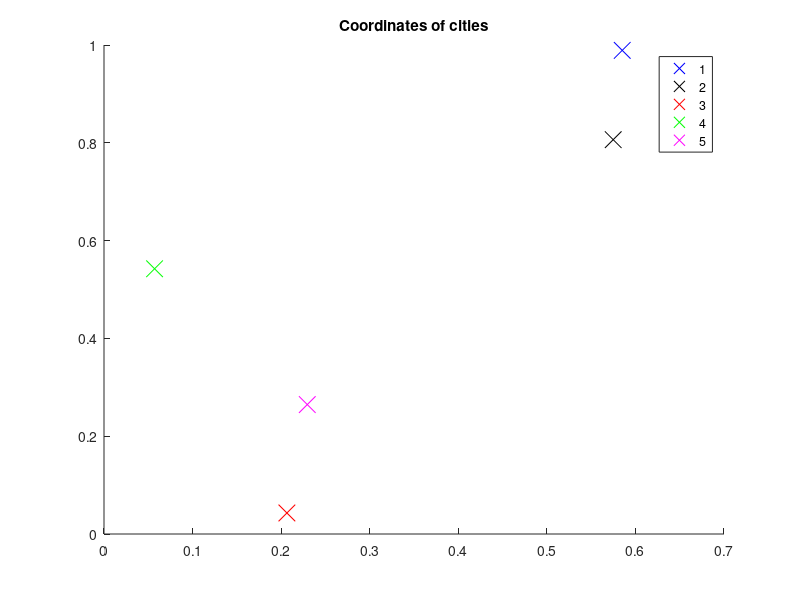

MATLAB code for this plot: (Note: this script raises an error after producing the figure.)
%% Initialize coordinates of cities
%n=input('number of cities:');
clc;
close all;
clear all;


n=5;
% city=rand(n,2); % random init of coordinates of cities
                % 'city' matrix and 'n' can be provided explicitly instead 
                % of random init of coordinates of cities
% city =[0.0640    0.4192;
%     0.5628    0.9510;
%     0.8773    0.9927;
%     0.3052    0.1991;
%     0.6523    0.8703;
%     0.2235    0.6982;
%     0.0350    0.2255;
%     0.6443    0.6001;
%     0.5395    0.0192;
%     0.9961    0.7132];
                
city =[0.5851    0.9890;
0.5749    0.8064;
0.2065    0.0430;
0.0571    0.5424;
0.2295    0.2647];

order = [1 2 3 5 4];
% city =[0.2458    0.5678;
%     0.6762    0.6130;
%     0.2613    0.8070;
%     0.9615    0.8808;
%     0.4976    0.1600;
%     0.4278    0.0892];

% city =[0.7641    0.6762;
%      0.8    0.6058;
%      0.1253    0.8635;
%      0.3645    0.2920];

% city =[0.5235    0.8300;
%         0.9708    0.4900;
%         0.4387    0.7674;
%         0.8119    0.0133;
%         0.8961    0.3485];                

l=0;
a=(2*pi)/n;
figure(1);
hold on;
plot(city(1,1),city(1,2),'bx','MarkerSize',12);
plot(city(2,1),city(2,2),'kx','MarkerSize',12);
plot(city(3,1),city(3,2),'rx','MarkerSize',12);
plot(city(4,1),city(4,2),'gx','MarkerSize',12);
plot(city(5,1),city(5,2),'mx','MarkerSize',12);
% plot(city(6,1),city(6,2),'yx','MarkerSize',12);
% 
% plot(city(7,1),city(7,2),'b*','MarkerSize',12);
% plot(city(8,1),city(8,2),'k*','MarkerSize',12);
% plot(city(9,1),city(9,2),'r*','MarkerSize',12);
% plot(city(10,1),city(10,2),'g*','MarkerSize',12);

legend('1','2','3','4','5');
title('Coordinates of cities');
hold off;

runs=1;
L_hist=zeros(runs,1);

ap=1;
Cv=0.4;     % Value of parameter C
kv=0.1;     % Value of parameter k
R = 1;
r = 0.5;
%% testing arena!!
% theta=2*pi*rand(n,2);
%         %z=complex(mag.*cos(theta),mag.*sin(theta));  % initializing z 
%         coord_x = (R + r.*cos(theta(:,1))).*cos(theta(:,2));
%         coord_y = (R + r.*cos(theta(:,1))).*sin(theta(:,2));
%         coord_z = r.*sin(theta(:,1));
%         coord_init= [coord_x coord_y coord_z];
% theta_z = complex(cos(theta),sin(theta));  
% i = 1;
% A = 1;
% d_L(i,1) = 2*A*theta_z(i,1)*((R - sqrt(coord_x(i).^2 + coord_y(i).^2))*(coord_x(i)*sin(theta(i,1)*cos(theta(i,2)) - coord_y(i)*sin(theta(i,1))*sin(theta(i,2)) - coord_z(i)*cos(theta(i,1))  )/(sqrt(coord_x(i)^2 + coord_y(i)^2))));
% 
% disp(d_L);

%%
res=zeros(size(kv,2),ap);
for w=1:ap,
    sp=zeros(size(kv,2),1);
    min_E=zeros(size(kv,2),1);
    for e=1:size(kv,2),
        for k=1:runs,
        disp(k);
        % Parameters initialization (o1, o2)
        %cart_coord = 2*rand(n,3);
        
        mag=2*rand(n,2);  
        theta=2*pi*rand(n,2);
        %z=complex(mag.*cos(theta),mag.*sin(theta));  % initializing z 
%         coord_x = (R + r.*cos(theta(:,1))).*cos(theta(:,2));
%         coord_y = (R + r.*cos(theta(:,1))).*sin(theta(:,2));
%         coord_z = r.*sin(theta(:,1));
%         coord_init= [coord_x coord_y coord_z];
%         coord = coord_init;
        theta_z = complex(mag.*cos(theta),mag.*sin(theta));
        iter=12000;   % total no. of iterations  12000
        fac1= 0.1;    % Noise Decay factor
        fac2 = 0.1;
        ann1 = 1 - 1e-3;
        ann2 = 1 - 1e-3;
        alpha=1e-2;  % delta t
        L_energy=zeros(iter,1);
        theta_e=zeros(iter,n);
        gr_L = ones(n, 2);


        %% Update of zj
        iter1 = 0;
        i = 0;
        while ( sum(max(abs(gr_L))) > 1e-2)
            i = i + 1;
            iter1 = iter1 + 1;
            tn=2*pi*rand(n,1);
            zn1=complex(cos(fac1*tn),sin(fac1*tn));
            fac1=ann1*fac1;
            zn2=complex(cos(fac2*tn),sin(fac2*tn));
            fac2=ann2*fac2;
            theta_z(:,1) =theta_z(:,1).*zn1;
            theta_z(:,2) =theta_z(:,2).*zn2;
            [L,gr_L2]= energy_3(city,theta_z(:,2),kv(e),Cv,l);
            a = 0;
            for j=1:n
                a=a+((abs(theta_z(j,1))^2)-1)^2;
                gr_L(j,1) = ((abs(theta_z(j,1))^2)-1)*theta_z(j,1);
            end
            L = L + 0.5*a;
            %[L,gr_L]=energy_torus(city,R, r, theta_z ,kv(e),l);
            L_energy(i)=L;
            gr_L(:,2) = gr_L2;
            for j=1:n
                theta_z(j,2)=theta_z(j,2)-alpha*gr_L(j,2);
                theta_z(j,1)=theta_z(j,1)-alpha*gr_L(j,1);
                theta_e(i,j)=theta_z(j,2);
            end
            disp(max(abs(gr_L)));
%             if(iter1 > 13000)
%                 disp('13000');
%                 break;
%             end                
        end
        
        
        %% Plotting evolution of energy L
        if (k<=2)
%             figure(2);
%             hold on;
%             plot(L_energy,'color',rand(1,3));
%             title('Evolution of L');
%             xlabel('Iterations');
%             ylabel('Energy L');
        end
        disp('Final L');
        disp(L);

        if (mod(k,1)==0)
            disp('gr');
            disp(gr_L);
        end
        L_hist(k)=round(L*10000)/(10000);
        
        end

    E=unique(L_hist);
    count=zeros(size(E,1),1);
    t=0;
    for i=1:size(E,1)
        if isnan(E(i))==0
            for j=1:size(L_hist,1),
                if L_hist(j)==E(i)
                    count(i)=count(i)+1;
                    t=t+1;
                end
            end
        end
    end
    disp([E,count])
    disp(t)     % total no.of non NaN final energy
    ind=find(isnan(E)==0);
    %figure(4);
    %bar(E(ind),count(ind)/t);
    %disp([E(ind),count(ind)]);
    %xlabel('Energy');
    %ylabel('Probability');

    i=find(E==min(E));
    disp('E=');
    disp(E);
    disp('min E=');
    disp(min(E));
    min_E(e)=min(E);
    sp(e)=count(i)/t;
    end

% figure(5);
% plot(kv,sp,'color',rand(1,3));
% disp('The success prob is');
% disp('C=');disp(Cv);
% disp('kv  sp min-E=');
% disp([kv',sp,min_E]);
% hold on;
% axis([0.4,2,0,1]);
% xlabel('Value of Parameter');ylabel('Success Probability');
res(:,w)=sp;
end

%% Plotting initial and final z on unit circle 
l=1;
[L,gr_L]=energy_torus(city,R, r, theta_z ,kv(e),l);

% figure(4);
% plot(real(z_e(1,1)),imag(z_e(1,1)), '*');
% hold on
% plot(real(z_e(1,:)),imag(z_e(1,:)));
disp('total iterations');
disp(iter1);
        

%axis([-1*a_l,a_l,-1*a_l,a_l]);

%% To view evolution of nodes 
figure(3);
x=0:0.01*pi:2*pi;
z1=complex(cos(x),sin(x));
plot(z1,'c:');
hold on;
a_l = 2*(R+r);
%axis([-1*a_l,a_l,-1*a_l,a_l]);
% pause(5);
% for k=1:500
%     %disp(k);
%     plot(z1,'c:');
%     plot(z_e(k,1),'bx','MarkerSize',12);
%     plot(z_e(k,2),'kx','MarkerSize',12);
%     plot(z_e(k,3),'rx','MarkerSize',12);
%     plot(z_e(k,4),'gx','MarkerSize',12);
%     plot(z_e(k,5),'mx','MarkerSize',12);
% 
%     %plot(z_e(k,6),'bo','MarkerSize',6);
%     %plot(z_e(k,7),'ko','MarkerSize',6);
%     %plot(z_e(k,8),'ro','MarkerSize',6);
%     %plot(z_e(k,9),'go','MarkerSize',6);
%     %plot(z_e(k,10),'mo','MarkerSize',6);
% 
%     %plot(z_e(k,11),'b*','MarkerSize',10);
%     %plot(z_e(k,12),'k*','MarkerSize',10);
%     %plot(z_e(k,13),'r*','MarkerSize',10);
%     %plot(z_e(k,14),'g*','MarkerSize',10);
%     %plot(z_e(k,15),'m*','MarkerSize',10);
% 
%     
% %     plot(z_init(1),'bo','MarkerSize',6);
% %     plot(z_init(2),'ko','MarkerSize',6);
% %     plot(z_init(3),'ro','MarkerSize',6);
% %     plot(z_init(4),'go','MarkerSize',6);
% %     plot(z_init(5),'mo','MarkerSize',6);
% %     
%     pause(1e-3);
%     plot(z_e(k,1),'wx','MarkerSize',12);
%     plot(z_e(k,2),'wx','MarkerSize',12);
%     plot(z_e(k,3),'wx','MarkerSize',12);
%     plot(z_e(k,4),'wx','MarkerSize',12);
%     plot(z_e(k,5),'wx','MarkerSize',12);
% 
%     %plot(z_e(k,6),'wo','MarkerSize',6);
%     %plot(z_e(k,7),'wo','MarkerSize',6);
%     %plot(z_e(k,8),'wo','MarkerSize',6);
%     %plot(z_e(k,9),'wo','MarkerSize',6);
%     %plot(z_e(k,10),'wo','MarkerSize',6);
% 
%     %plot(z_e(k,11),'w*','MarkerSize',10);
%     %plot(z_e(k,12),'w*','MarkerSize',10);
%     %plot(z_e(k,13),'w*','MarkerSize',10);
%     %plot(z_e(k,14),'w*','MarkerSize',10);
%     %plot(z_e(k,15),'w*','MarkerSize',10);
% 
% end
parm = 2;
% plot(real(theta_e(end,1)),imag(theta_e(end,1)),'bx','MarkerSize',14);
% plot(real(theta_e(end,2)),imag(theta_e(end,2)),'kx','MarkerSize',14);
% plot(real(theta_e(end,3)),imag(theta_e(end,3)),'rx','MarkerSize',14);
% plot(real(theta_e(end,4)),imag(theta_e(end,4)),'gx','MarkerSize',14);
% plot(real(theta_e(end,5)),imag(theta_e(end,5)),'mx','MarkerSize',14);
plot(real(theta_z(1,parm)),imag(theta_z(1,parm)),'bx','MarkerSize',14);
plot(real(theta_z(2,parm)),imag(theta_z(2,parm)),'kx','MarkerSize',14);
plot(real(theta_z(3,parm)),imag(theta_z(3,parm)),'rx','MarkerSize',14);
plot(real(theta_z(4,parm)),imag(theta_z(4,parm)),'gx','MarkerSize',14);
plot(real(theta_z(5,parm)),imag(theta_z(5,parm)),'mx','MarkerSize',14);
%hold on;
% plot(real(z_e(end,6)),imag(z_e(end,6)),'yx','MarkerSize',14);
% 
% plot(real(z_e(end,7)),imag(z_e(end,7)),'b*','MarkerSize',14);
% plot(real(z_e(end,8)),imag(z_e(end,8)),'k*','MarkerSize',14);
% plot(real(z_e(end,9)),imag(z_e(end,9)),'r*','MarkerSize',14);
% plot(real(z_e(end,10)),imag(z_e(end,10)),'g*','MarkerSize',14);

%disp(angle(theta_z(:,2)));
[sort_ang, sort_ind] = sort(angle(theta_z(:,2)));
%disp(sort_ang);
%disp(sort_ind);
b_ind = find(order == sort_ind(1));
b_ind = rem(b_ind, n) + 1;
corr = 1;
for i = 2:n
    if (sort_ind(i) ~= order(b_ind))
        corr = 0;
        break        
    end
    b_ind = rem(b_ind, n) + 1;   
end

disp('corr');
disp(corr);
%% Roots of unity
plot(complex(cos(a*0),sin(a*0)),'ko','MarkerSize',4);
plot(complex(cos(a*1),sin(a*1)),'ko','MarkerSize',4);
plot(complex(cos(a*2),sin(a*2)),'ko','MarkerSize',4);
plot(complex(cos(a*3),sin(a*3)),'ko','MarkerSize',4);
plot(complex(cos(a*4),sin(a*4)),'ko','MarkerSize',4);
% plot(complex(cos(a*5),sin(a*5)),'ko','MarkerSize',4);
% 
% plot(complex(cos(a*6),sin(a*6)),'ko','MarkerSize',4);
% plot(complex(cos(a*7),sin(a*7)),'ko','MarkerSize',4);
% plot(complex(cos(a*8),sin(a*8)),'ko','MarkerSize',4);
% plot(complex(cos(a*9),sin(a*9)),'ko','MarkerSize',4);
